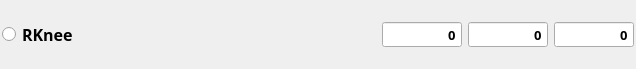
<?xml version="1.0" encoding="UTF-8"?>
<ui version="4.0">
 <class>Form</class>
 <widget class="QWidget" name="Form">
  <property name="windowModality">
   <enum>Qt::NonModal</enum>
  </property>
  <property name="geometry">
   <rect>
    <x>0</x>
    <y>0</y>
    <width>636</width>
    <height>69</height>
   </rect>
  </property>
  <property name="font">
   <font>
    <family>微軟正黑體</family>
    <pointsize>12</pointsize>
    <weight>75</weight>
    <bold>true</bold>
   </font>
  </property>
  <property name="windowTitle">
   <string>Form</string>
  </property>
  <layout class="QGridLayout" name="gridLayout">
   <property name="leftMargin">
    <number>2</number>
   </property>
   <property name="topMargin">
    <number>2</number>
   </property>
   <property name="rightMargin">
    <number>2</number>
   </property>
   <property name="bottomMargin">
    <number>2</number>
   </property>
   <item row="0" column="3">
    <widget class="QSpinBox" name="kpt_z">
     <property name="maximumSize">
      <size>
       <width>80</width>
       <height>16777215</height>
      </size>
     </property>
     <property name="font">
      <font>
       <pointsize>10</pointsize>
      </font>
     </property>
     <property name="focusPolicy">
      <enum>Qt::ClickFocus</enum>
     </property>
     <property name="layoutDirection">
      <enum>Qt::LeftToRight</enum>
     </property>
     <property name="alignment">
      <set>Qt::AlignRight|Qt::AlignTrailing|Qt::AlignVCenter</set>
     </property>
     <property name="buttonSymbols">
      <enum>QAbstractSpinBox::NoButtons</enum>
     </property>
     <property name="maximum">
      <number>10000</number>
     </property>
     <property name="value">
      <number>0</number>
     </property>
    </widget>
   </item>
   <item row="0" column="0">
    <widget class="QRadioButton" name="kpt_btn">
     <property name="text">
      <string>RKnee</string>
     </property>
    </widget>
   </item>
   <item row="0" column="1">
    <widget class="QSpinBox" name="kpt_x">
     <property name="maximumSize">
      <size>
       <width>80</width>
       <height>16777215</height>
      </size>
     </property>
     <property name="font">
      <font>
       <pointsize>10</pointsize>
      </font>
     </property>
     <property name="focusPolicy">
      <enum>Qt::ClickFocus</enum>
     </property>
     <property name="alignment">
      <set>Qt::AlignRight|Qt::AlignTrailing|Qt::AlignVCenter</set>
     </property>
     <property name="buttonSymbols">
      <enum>QAbstractSpinBox::NoButtons</enum>
     </property>
     <property name="minimum">
      <number>-2000</number>
     </property>
     <property name="maximum">
      <number>3000</number>
     </property>
     <property name="value">
      <number>0</number>
     </property>
    </widget>
   </item>
   <item row="0" column="2">
    <widget class="QSpinBox" name="kpt_y">
     <property name="maximumSize">
      <size>
       <width>80</width>
       <height>16777215</height>
      </size>
     </property>
     <property name="font">
      <font>
       <pointsize>10</pointsize>
      </font>
     </property>
     <property name="focusPolicy">
      <enum>Qt::ClickFocus</enum>
     </property>
     <property name="alignment">
      <set>Qt::AlignRight|Qt::AlignTrailing|Qt::AlignVCenter</set>
     </property>
     <property name="buttonSymbols">
      <enum>QAbstractSpinBox::NoButtons</enum>
     </property>
     <property name="minimum">
      <number>-2000</number>
     </property>
     <property name="maximum">
      <number>3000</number>
     </property>
     <property name="value">
      <number>0</number>
     </property>
    </widget>
   </item>
  </layout>
 </widget>
 <resources/>
 <connections/>
</ui>
